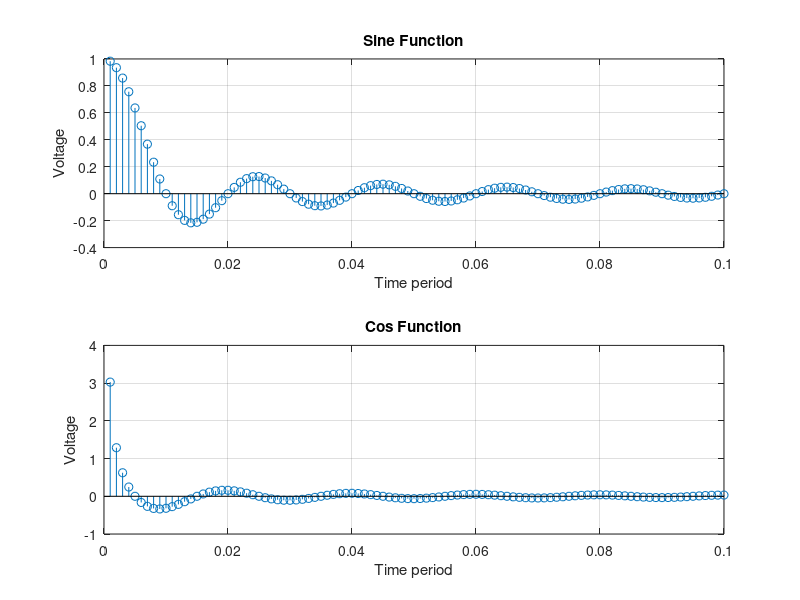

The MATLAB source for this figure:
clear all
clc
f = 50; tp = 1 / f;
samples = 20;
t = 0:tp/samples:5*tp;
x = sin(2*pi*f*t) ./ (2*pi*f*t)
subplot(2,1,1)
plot(t,x)
stem(t,x)
title('Sine Function')
xlabel('Time period')
ylabel('Voltage')
grid on
x = cos(2*pi*f*t) ./ (2*pi*f*t)
subplot(2,1,2)
plot(t,x)
stem(t,x)
title('Cos Function')
xlabel('Time period')
ylabel('Voltage')
grid on
